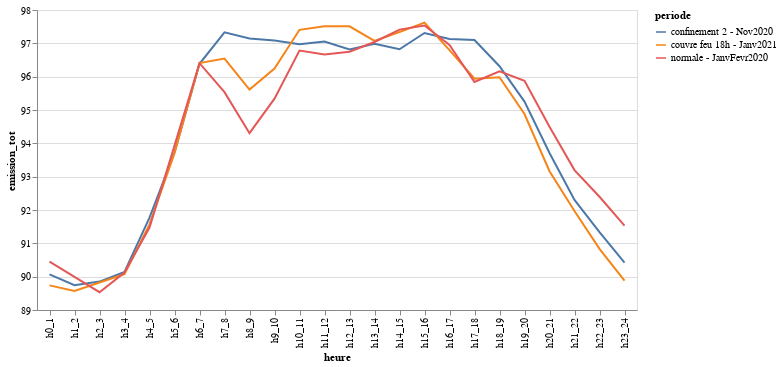

The notebook cell this image was saved under:
### Code cell
chartCompEmission

### Figure 1 — Vega-Lite specification as saved in the notebook (floating-point values rounded to 4 significant figures)
{"config": {"view": {"continuousWidth": 400, "continuousHeight": 300}}, "data": {"name": "data-ff423e49a909b7afe2b070e334831700"}, "mark": "line", "encoding": {"color": {"type": "nominal", "field": "periode"}, "x": {"type": "nominal", "field": "heure", "sort": ["h0_1", "h1_2", "h2_3", "h3_4", "h4_5", "h5_6", "h6_7", "h7_8", "h8_9", "h9_10", "h10_11", "h11_12", "h12_13", "h13_14", "h14_15", "h15_16", "h16_17", "h17_18", "h18_19", "h19_20", "h20_21", "h21_22", "h22_23", "h23_24"]}, "y": {"type": "quantitative", "field": "emission_tot", "scale": {"zero": false}}}, "width": 600, "$schema": "https://vega.github.io/schema/vega-lite/v4.8.1.json", "datasets": {"data-ff423e49a909b7afe2b070e334831700": [{"heure": "h0_1", "typeJour": "JO", "emissionExter": 87.21, "nbVehVLExter": 140.2, "nbVehPLExter": 220.8, "vMoyExter": 82.95, "emissionInter": 86.9, "nbVehVLInter": 124.6, "nbVehPLInter": 174.0, "vMoyInter": 89.55, "emission_tot": 90.07, "periode": "confinement 2 - Nov2020"}, {"heure": "h10_11", "typeJour": "JO", "emissionExter": 93.84, "nbVehVLExter": 2056.0, "nbVehPLExter": 863.2, "vMoyExter": 81.21, "emissionInter": 94.08, "nbVehVLInter": 2066.0, "nbVehPLInter": 780.0, "vMoyInter": 86.59, "emission_tot": 96.97, "periode": "confinement 2 - Nov2020"}, {"heure": "h11_12", "typeJour": "JO", "emissionExter": 94.06, "nbVehVLExter": 2217.0, "nbVehPLExter": 876.2, "vMoyExter": 81.98, "emissionInter": 94.03, "nbVehVLInter": 2048.0, "nbVehPLInter": 763.8, "vMoyInter": 86.88, "emission_tot": 97.06, "periode": "confinement 2 - Nov2020"}, {"heure": "h12_13", "typeJour": "JO", "emissionExter": 94.07, "nbVehVLExter": 2414.0, "nbVehPLExter": 814.0, "vMoyExter": 83.32, "emissionInter": 93.52, "nbVehVLInter": 2148.0, "nbVehPLInter": 683.2, "vMoyInter": 84.64, "emission_tot": 96.82, "periode": "confinement 2 - Nov2020"}, {"heure": "h13_14", "typeJour": "JO", "emissionExter": 94.01, "nbVehVLExter": 2397.0, "nbVehPLExter": 780.0, "vMoyExter": 84.08, "emissionInter": 93.94, "nbVehVLInter": 2226.0, "nbVehPLInter": 716.2, "vMoyInter": 86.84, "emission_tot": 96.98, "periode": "confinement 2 - Nov2020"}, {"heure": "h14_15", "typeJour": "JO", "emissionExter": 93.55, "nbVehVLExter": 2412.0, "nbVehPLExter": 857.2, "vMoyExter": 77.03, "emissionInter": 94.06, "nbVehVLInter": 2273.0, "nbVehPLInter": 728.8, "vMoyInter": 87.28, "emission_tot": 96.82, "periode": "confinement 2 - Nov2020"}, {"heure": "h15_16", "typeJour": "JO", "emissionExter": 94.44, "nbVehVLExter": 2805.0, "nbVehPLExter": 905.8, "vMoyExter": 81.88, "emissionInter": 94.16, "nbVehVLInter": 2411.0, "nbVehPLInter": 722.6, "vMoyInter": 87.68, "emission_tot": 97.31, "periode": "confinement 2 - Nov2020"}, {"heure": "h16_17", "typeJour": "JO", "emissionExter": 93.98, "nbVehVLExter": 3338.0, "nbVehPLExter": 889.8, "vMoyExter": 75.92, "emissionInter": 94.25, "nbVehVLInter": 2966.0, "nbVehPLInter": 649.4, "vMoyInter": 88.44, "emission_tot": 97.13, "periode": "confinement 2 - Nov2020"}, {"heure": "h17_18", "typeJour": "JO", "emissionExter": 94.18, "nbVehVLExter": 3636.0, "nbVehPLExter": 804.2, "vMoyExter": 78.93, "emissionInter": 94.0, "nbVehVLInter": 3362.0, "nbVehPLInter": 544.4, "vMoyInter": 87.93, "emission_tot": 97.1, "periode": "confinement 2 - Nov2020"}, {"heure": "h18_19", "typeJour": "JO", "emissionExter": 93.3, "nbVehVLExter": 3084.0, "nbVehPLExter": 578.0, "vMoyExter": 81.34, "emissionInter": 93.3, "nbVehVLInter": 2854.0, "nbVehPLInter": 436.0, "vMoyInter": 89.46, "emission_tot": 96.31, "periode": "confinement 2 - Nov2020"}, {"heure": "h19_20", "typeJour": "JO", "emissionExter": 92.3, "nbVehVLExter": 1877.0, "nbVehPLExter": 485.8, "vMoyExter": 84.29, "emissionInter": 92.18, "nbVehVLInter": 1820.0, "nbVehPLInter": 371.2, "vMoyInter": 90.86, "emission_tot": 95.25, "periode": "confinement 2 - Nov2020"}, {"heure": "h1_2", "typeJour": "JO", "emissionExter": 86.58, "nbVehVLExter": 96.0, "nbVehPLExter": 203.4, "vMoyExter": 81.28, "emissionInter": 86.88, "nbVehVLInter": 102.4, "nbVehPLInter": 176.0, "vMoyInter": 89.63, "emission_tot": 89.74, "periode": "confinement 2 - Nov2020"}, {"heure": "h20_21", "typeJour": "JO", "emissionExter": 90.62, "nbVehVLExter": 988.0, "nbVehPLExter": 357.6, "vMoyExter": 85.32, "emissionInter": 90.78, "nbVehVLInter": 987.0, "nbVehPLInter": 314.6, "vMoyInter": 91.0, "emission_tot": 93.71, "periode": "confinement 2 - Nov2020"}, {"heure": "h21_22", "typeJour": "JO", "emissionExter": 89.52, "nbVehVLExter": 549.6, "nbVehPLExter": 312.4, "vMoyExter": 84.95, "emissionInter": 89.05, "nbVehVLInter": 544.0, "nbVehPLInter": 227.4, "vMoyInter": 91.01, "emission_tot": 92.3, "periode": "confinement 2 - Nov2020"}, {"heure": "h22_23", "typeJour": "JO", "emissionExter": 88.73, "nbVehVLExter": 397.2, "nbVehPLExter": 268.8, "vMoyExter": 84.96, "emissionInter": 87.89, "nbVehVLInter": 324.4, "nbVehPLInter": 186.0, "vMoyInter": 91.21, "emission_tot": 91.34, "periode": "confinement 2 - Nov2020"}, {"heure": "h23_24", "typeJour": "JO", "emissionExter": 87.54, "nbVehVLExter": 229.0, "nbVehPLExter": 227.4, "vMoyExter": 82.9, "emissionInter": 87.28, "nbVehVLInter": 213.2, "nbVehPLInter": 174.0, "vMoyInter": 90.66, "emission_tot": 90.42, "periode": "confinement 2 - Nov2020"}, {"heure": "h2_3", "typeJour": "JO", "emissionExter": 85.98, "nbVehVLExter": 112.8, "nbVehPLExter": 170.2, "vMoyExter": 81.87, "emissionInter": 87.56, "nbVehVLInter": 112.2, "nbVehPLInter": 207.4, "vMoyInter": 89.54, "emission_tot": 89.85, "periode": "confinement 2 - Nov2020"}, {"heure": "h3_4", "typeJour": "JO", "emissionExter": 86.02, "nbVehVLExter": 116.8, "nbVehPLExter": 169.4, "vMoyExter": 82.24, "emissionInter": 88.02, "nbVehVLInter": 171.2, "nbVehPLInter": 227.6, "vMoyInter": 88.92, "emission_tot": 90.14, "periode": "confinement 2 - Nov2020"}, {"heure": "h4_5", "typeJour": "JO", "emissionExter": 87.25, "nbVehVLExter": 208.2, "nbVehPLExter": 211.8, "vMoyExter": 83.15, "emissionInter": 89.88, "nbVehVLInter": 359.6, "nbVehPLInter": 327.8, "vMoyInter": 89.84, "emission_tot": 91.77, "periode": "confinement 2 - Nov2020"}, {"heure": "h5_6", "typeJour": "JO", "emissionExter": 89.43, "nbVehVLExter": 480.2, "nbVehPLExter": 323.6, "vMoyExter": 83.91, "emissionInter": 91.71, "nbVehVLInter": 704.2, "nbVehPLInter": 497.6, "vMoyInter": 88.24, "emission_tot": 93.73, "periode": "confinement 2 - Nov2020"}, {"heure": "h6_7", "typeJour": "JO", "emissionExter": 91.81, "nbVehVLExter": 1261.0, "nbVehPLExter": 496.6, "vMoyExter": 84.01, "emissionInter": 94.52, "nbVehVLInter": 2376.0, "nbVehPLInter": 827.4, "vMoyInter": 87.48, "emission_tot": 96.39, "periode": "confinement 2 - Nov2020"}, {"heure": "h7_8", "typeJour": "JO", "emissionExter": 93.85, "nbVehVLExter": 2987.0, "nbVehPLExter": 712.4, "vMoyExter": 81.89, "emissionInter": 94.75, "nbVehVLInter": 3288.0, "nbVehPLInter": 807.6, "vMoyInter": 85.84, "emission_tot": 97.33, "periode": "confinement 2 - Nov2020"}, {"heure": "h8_9", "typeJour": "JO", "emissionExter": 94.19, "nbVehVLExter": 3461.0, "nbVehPLExter": 717.8, "vMoyExter": 82.58, "emissionInter": 94.09, "nbVehVLInter": 2521.0, "nbVehPLInter": 677.2, "vMoyInter": 88.23, "emission_tot": 97.15, "periode": "confinement 2 - Nov2020"}, {"heure": "h9_10", "typeJour": "JO", "emissionExter": 93.95, "nbVehVLExter": 2269.0, "nbVehPLExter": 827.8, "vMoyExter": 82.43, "emissionInter": 94.19, "nbVehVLInter": 2163.0, "nbVehPLInter": 801.4, "vMoyInter": 86.31, "emission_tot": 97.09, "periode": "confinement 2 - Nov2020"}, {"heure": "h0_1", "typeJour": "JO", "emissionExter": 86.84, "nbVehVLExter": 109.6, "nbVehPLExter": 217.0, "vMoyExter": 80.92, "emissionInter": 86.61, "nbVehVLInter": 101.4, "nbVehPLInter": 171.2, "vMoyInter": 88.05, "emission_tot": 89.74, "periode": "couvre feu 18h - Janv2021"}, {"heure": "h10_11", "typeJour": "JO", "emissionExter": 94.22, "nbVehVLExter": 2740.0, "nbVehPLExter": 859.8, "vMoyExter": 81.61, "emissionInter": 94.56, "nbVehVLInter": 2891.0, "nbVehPLInter": 831.6, "vMoyInter": 85.05, "emission_tot": 97.41, "periode": "couvre feu 18h - Janv2021"}, {"heure": "h11_12", "typeJour": "JO", "emissionExter": 94.38, "nbVehVLExter": 2916.0, "nbVehPLExter": 870.4, "vMoyExter": 81.96, "emissionInter": 94.62, "nbVehVLInter": 2806.0, "nbVehPLInter": 786.2, "vMoyInter": 87.74, "emission_tot": 97.52, "periode": "couvre feu 18h - Janv2021"}, {"heure": "h12_13", "typeJour": "JO", "emissionExter": 94.31, "nbVehVLExter": 3081.0, "nbVehPLExter": 806.2, "vMoyExter": 82.57, "emissionInter": 94.69, "nbVehVLInter": 3048.0, "nbVehPLInter": 739.8, "vMoyInter": 88.83, "emission_tot": 97.51, "periode": "couvre feu 18h - Janv2021"}, {"heure": "h13_14", "typeJour": "JO", "emissionExter": 93.38, "nbVehVLExter": 2935.0, "nbVehPLExter": 718.4, "vMoyExter": 77.64, "emissionInter": 94.65, "nbVehVLInter": 3113.0, "nbVehPLInter": 741.2, "vMoyInter": 88.1, "emission_tot": 97.07, "periode": "couvre feu 18h - Janv2021"}, {"heure": "h14_15", "typeJour": "JO", "emissionExter": 93.88, "nbVehVLExter": 3002.0, "nbVehPLExter": 844.0, "vMoyExter": 77.72, "emissionInter": 94.74, "nbVehVLInter": 3219.0, "nbVehPLInter": 762.2, "vMoyInter": 87.67, "emission_tot": 97.34, "periode": "couvre feu 18h - Janv2021"}, {"heure": "h15_16", "typeJour": "JO", "emissionExter": 94.65, "nbVehVLExter": 3650.0, "nbVehPLExter": 877.4, "vMoyExter": 81.03, "emissionInter": 94.57, "nbVehVLInter": 3216.0, "nbVehPLInter": 702.0, "vMoyInter": 88.21, "emission_tot": 97.62, "periode": "couvre feu 18h - Janv2021"}, {"heure": "h16_17", "typeJour": "JO", "emissionExter": 93.09, "nbVehVLExter": 4157.0, "nbVehPLExter": 829.8, "vMoyExter": 66.76, "emissionInter": 94.39, "nbVehVLInter": 3663.0, "nbVehPLInter": 621.8, "vMoyInter": 86.97, "emission_tot": 96.8, "periode": "couvre feu 18h - Janv2021"}, {"heure": "h17_18", "typeJour": "JO", "emissionExter": 92.29, "nbVehVLExter": 4036.0, "nbVehPLExter": 664.4, "vMoyExter": 65.05, "emissionInter": 93.49, "nbVehVLInter": 3603.0, "nbVehPLInter": 520.6, "vMoyInter": 82.43, "emission_tot": 95.94, "periode": "couvre feu 18h - Janv2021"}, {"heure": "h18_19", "typeJour": "JO", "emissionExter": 93.42, "nbVehVLExter": 3289.0, "nbVehPLExter": 658.2, "vMoyExter": 78.34, "emissionInter": 92.48, "nbVehVLInter": 2388.0, "nbVehPLInter": 403.8, "vMoyInter": 86.53, "emission_tot": 95.98, "periode": "couvre feu 18h - Janv2021"}, {"heure": "h19_20", "typeJour": "JO", "emissionExter": 92.05, "nbVehVLExter": 1361.0, "nbVehPLExter": 553.2, "vMoyExter": 82.2, "emissionInter": 91.68, "nbVehVLInter": 1362.0, "nbVehPLInter": 373.2, "vMoyInter": 90.39, "emission_tot": 94.88, "periode": "couvre feu 18h - Janv2021"}, {"heure": "h1_2", "typeJour": "JO", "emissionExter": 86.08, "nbVehVLExter": 85.6, "nbVehPLExter": 181.0, "vMoyExter": 81.26, "emissionInter": 87.0, "nbVehVLInter": 100.0, "nbVehPLInter": 185.8, "vMoyInter": 88.69, "emission_tot": 89.57, "periode": "couvre feu 18h - Janv2021"}, {"heure": "h20_21", "typeJour": "JO", "emissionExter": 89.98, "nbVehVLExter": 667.0, "nbVehPLExter": 351.0, "vMoyExter": 83.8, "emissionInter": 90.32, "nbVehVLInter": 722.4, "nbVehPLInter": 318.6, "vMoyInter": 89.61, "emission_tot": 93.16, "periode": "couvre feu 18h - Janv2021"}, {"heure": "h21_22", "typeJour": "JO", "emissionExter": 89.01, "nbVehVLExter": 375.6, "nbVehPLExter": 300.4, "vMoyExter": 84.17, "emissionInter": 88.9, "nbVehVLInter": 403.0, "nbVehPLInter": 247.6, "vMoyInter": 89.5, "emission_tot": 91.97, "periode": "couvre feu 18h - Janv2021"}, {"heure": "h22_23", "typeJour": "JO", "emissionExter": 87.92, "nbVehVLExter": 267.2, "nbVehPLExter": 256.2, "vMoyExter": 81.43, "emissionInter": 87.73, "nbVehVLInter": 223.6, "nbVehPLInter": 206.4, "vMoyInter": 88.4, "emission_tot": 90.84, "periode": "couvre feu 18h - Janv2021"}, {"heure": "h23_24", "typeJour": "JO", "emissionExter": 86.6, "nbVehVLExter": 149.0, "nbVehPLExter": 193.2, "vMoyExter": 81.89, "emissionInter": 87.13, "nbVehVLInter": 158.0, "nbVehPLInter": 181.2, "vMoyInter": 89.21, "emission_tot": 89.88, "periode": "couvre feu 18h - Janv2021"}, {"heure": "h2_3", "typeJour": "JO", "emissionExter": 85.73, "nbVehVLExter": 91.4, "nbVehPLExter": 168.2, "vMoyExter": 80.63, "emissionInter": 87.68, "nbVehVLInter": 104.6, "nbVehPLInter": 223.4, "vMoyInter": 87.94, "emission_tot": 89.82, "periode": "couvre feu 18h - Janv2021"}, {"heure": "h3_4", "typeJour": "JO", "emissionExter": 86.02, "nbVehVLExter": 113.8, "nbVehPLExter": 178.4, "vMoyExter": 80.46, "emissionInter": 87.9, "nbVehVLInter": 161.4, "nbVehPLInter": 226.0, "vMoyInter": 88.26, "emission_tot": 90.07, "periode": "couvre feu 18h - Janv2021"}, {"heure": "h4_5", "typeJour": "JO", "emissionExter": 86.98, "nbVehVLExter": 204.8, "nbVehPLExter": 207.4, "vMoyExter": 81.45, "emissionInter": 89.72, "nbVehVLInter": 305.8, "nbVehPLInter": 331.8, "vMoyInter": 88.55, "emission_tot": 91.57, "periode": "couvre feu 18h - Janv2021"}, {"heure": "h5_6", "typeJour": "JO", "emissionExter": 89.25, "nbVehVLExter": 422.2, "nbVehPLExter": 332.8, "vMoyExter": 82.1, "emissionInter": 91.78, "nbVehVLInter": 666.2, "nbVehPLInter": 518.0, "vMoyInter": 87.88, "emission_tot": 93.7, "periode": "couvre feu 18h - Janv2021"}, {"heure": "h6_7", "typeJour": "JO", "emissionExter": 91.8, "nbVehVLExter": 1277.0, "nbVehPLExter": 513.4, "vMoyExter": 82.77, "emissionInter": 94.56, "nbVehVLInter": 2480.0, "nbVehPLInter": 834.6, "vMoyInter": 87.01, "emission_tot": 96.41, "periode": "couvre feu 18h - Janv2021"}, {"heure": "h7_8", "typeJour": "JO", "emissionExter": 93.59, "nbVehVLExter": 3144.0, "nbVehPLExter": 648.4, "vMoyExter": 81.02, "emissionInter": 93.47, "nbVehVLInter": 3276.0, "nbVehPLInter": 720.2, "vMoyInter": 76.75, "emission_tot": 96.54, "periode": "couvre feu 18h - Janv2021"}, {"heure": "h8_9", "typeJour": "JO", "emissionExter": 94.08, "nbVehVLExter": 3848.0, "nbVehPLExter": 655.8, "vMoyExter": 81.8, "emissionInter": 90.34, "nbVehVLInter": 2018.0, "nbVehPLInter": 557.8, "vMoyInter": 62.84, "emission_tot": 95.61, "periode": "couvre feu 18h - Janv2021"}, {"heure": "h9_10", "typeJour": "JO", "emissionExter": 94.03, "nbVehVLExter": 2814.0, "nbVehPLExter": 790.2, "vMoyExter": 81.76, "emissionInter": 92.26, "nbVehVLInter": 2363.0, "nbVehPLInter": 731.8, "vMoyInter": 70.18, "emission_tot": 96.24, "periode": "couvre feu 18h - Janv2021"}, {"heure": "h0_1", "typeJour": "JO", "emissionExter": 87.49, "nbVehVLExter": 289.0, "nbVehPLExter": 220.8, "vMoyExter": 82.13, "emissionInter": 87.39, "nbVehVLInter": 250.2, "nbVehPLInter": 187.6, "vMoyInter": 87.84, "emission_tot": 90.45, "periode": "normale - JanvFevr2020"}, {"heure": "h10_11", "typeJour": "JO", "emissionExter": 93.24, "nbVehVLExter": 2271.0, "nbVehPLExter": 777.4, "vMoyExter": 77.64, "emissionInter": 94.25, "nbVehVLInter": 2588.0, "nbVehPLInter": 849.2, "vMoyInter": 82.94, "emission_tot": 96.78, "periode": "normale - JanvFevr2020"}, {"heure": "h11_12", "typeJour": "JO", "emissionExter": 93.2, "nbVehVLExter": 2324.0, "nbVehPLExter": 759.6, "vMoyExter": 77.65, "emissionInter": 94.07, "nbVehVLInter": 2648.0, "nbVehPLInter": 818.8, "vMoyInter": 81.97, "emission_tot": 96.67, "periode": "normale - JanvFevr2020"}, {"heure": "h12_13", "typeJour": "JO", "emissionExter": 93.11, "nbVehVLExter": 2389.0, "nbVehPLExter": 687.2, "vMoyExter": 79.16, "emissionInter": 94.28, "nbVehVLInter": 2840.0, "nbVehPLInter": 714.6, "vMoyInter": 86.85, "emission_tot": 96.75, "periode": "normale - JanvFevr2020"}, {"heure": "h13_14", "typeJour": "JO", "emissionExter": 93.71, "nbVehVLExter": 2761.0, "nbVehPLExter": 805.0, "vMoyExter": 78.52, "emissionInter": 94.33, "nbVehVLInter": 2707.0, "nbVehPLInter": 730.4, "vMoyInter": 87.44, "emission_tot": 97.04, "periode": "normale - JanvFevr2020"}, {"heure": "h14_15", "typeJour": "JO", "emissionExter": 94.39, "nbVehVLExter": 3167.0, "nbVehPLExter": 874.4, "vMoyExter": 80.75, "emissionInter": 94.42, "nbVehVLInter": 2967.0, "nbVehPLInter": 734.0, "vMoyInter": 86.75, "emission_tot": 97.41, "periode": "normale - JanvFevr2020"}, {"heure": "h15_16", "typeJour": "JO", "emissionExter": 94.66, "nbVehVLExter": 3516.0, "nbVehPLExter": 911.6, "vMoyExter": 80.71, "emissionInter": 94.39, "nbVehVLInter": 3074.0, "nbVehPLInter": 702.4, "vMoyInter": 87.11, "emission_tot": 97.54, "periode": "normale - JanvFevr2020"}, {"heure": "h16_17", "typeJour": "JO", "emissionExter": 93.35, "nbVehVLExter": 4091.0, "nbVehPLExter": 764.6, "vMoyExter": 70.86, "emissionInter": 94.45, "nbVehVLInter": 3580.0, "nbVehPLInter": 630.6, "vMoyInter": 87.77, "emission_tot": 96.95, "periode": "normale - JanvFevr2020"}, {"heure": "h17_18", "typeJour": "JO", "emissionExter": 92.16, "nbVehVLExter": 4027.0, "nbVehPLExter": 619.4, "vMoyExter": 65.36, "emissionInter": 93.4, "nbVehVLInter": 3618.0, "nbVehPLInter": 484.4, "vMoyInter": 83.04, "emission_tot": 95.84, "periode": "normale - JanvFevr2020"}, {"heure": "h18_19", "typeJour": "JO", "emissionExter": 93.07, "nbVehVLExter": 3660.0, "nbVehPLExter": 538.2, "vMoyExter": 77.54, "emissionInter": 93.22, "nbVehVLInter": 3295.0, "nbVehPLInter": 399.4, "vMoyInter": 87.3, "emission_tot": 96.16, "periode": "normale - JanvFevr2020"}, {"heure": "h19_20", "typeJour": "JO", "emissionExter": 92.93, "nbVehVLExter": 2840.0, "nbVehPLExter": 531.6, "vMoyExter": 81.24, "emissionInter": 92.79, "nbVehVLInter": 2661.0, "nbVehPLInter": 378.4, "vMoyInter": 88.99, "emission_tot": 95.87, "periode": "normale - JanvFevr2020"}, {"heure": "h1_2", "typeJour": "JO", "emissionExter": 86.56, "nbVehVLExter": 176.2, "nbVehPLExter": 192.2, "vMoyExter": 81.05, "emissionInter": 87.36, "nbVehVLInter": 145.2, "nbVehPLInter": 203.6, "vMoyInter": 87.38, "emission_tot": 89.99, "periode": "normale - JanvFevr2020"}, {"heure": "h20_21", "typeJour": "JO", "emissionExter": 91.44, "nbVehVLExter": 1732.0, "nbVehPLExter": 397.4, "vMoyExter": 82.47, "emissionInter": 91.54, "nbVehVLInter": 1638.0, "nbVehPLInter": 328.6, "vMoyInter": 89.43, "emission_tot": 94.5, "periode": "normale - JanvFevr2020"}, {"heure": "h21_22", "typeJour": "JO", "emissionExter": 89.95, "nbVehVLExter": 1034.0, "nbVehPLExter": 301.8, "vMoyExter": 83.22, "emissionInter": 90.41, "nbVehVLInter": 1006.0, "nbVehPLInter": 291.2, "vMoyInter": 89.27, "emission_tot": 93.2, "periode": "normale - JanvFevr2020"}, {"heure": "h22_23", "typeJour": "JO", "emissionExter": 89.5, "nbVehVLExter": 979.8, "nbVehPLExter": 264.4, "vMoyExter": 83.37, "emissionInter": 89.27, "nbVehVLInter": 732.2, "nbVehPLInter": 232.8, "vMoyInter": 88.81, "emission_tot": 92.4, "periode": "normale - JanvFevr2020"}, {"heure": "h23_24", "typeJour": "JO", "emissionExter": 88.51, "nbVehVLExter": 645.4, "nbVehPLExter": 233.8, "vMoyExter": 82.77, "emissionInter": 88.53, "nbVehVLInter": 509.0, "nbVehPLInter": 209.6, "vMoyInter": 89.2, "emission_tot": 91.53, "periode": "normale - JanvFevr2020"}, {"heure": "h2_3", "typeJour": "JO", "emissionExter": 85.25, "nbVehVLExter": 132.2, "nbVehPLExter": 176.2, "vMoyExter": 73.57, "emissionInter": 87.51, "nbVehVLInter": 155.8, "nbVehPLInter": 224.6, "vMoyInter": 84.76, "emission_tot": 89.53, "periode": "normale - JanvFevr2020"}, {"heure": "h3_4", "typeJour": "JO", "emissionExter": 85.81, "nbVehVLExter": 149.6, "nbVehPLExter": 167.6, "vMoyExter": 79.68, "emissionInter": 88.11, "nbVehVLInter": 181.0, "nbVehPLInter": 248.6, "vMoyInter": 86.16, "emission_tot": 90.12, "periode": "normale - JanvFevr2020"}, {"heure": "h4_5", "typeJour": "JO", "emissionExter": 86.83, "nbVehVLExter": 228.8, "nbVehPLExter": 222.0, "vMoyExter": 77.24, "emissionInter": 89.65, "nbVehVLInter": 347.4, "nbVehPLInter": 335.0, "vMoyInter": 86.87, "emission_tot": 91.48, "periode": "normale - JanvFevr2020"}, {"heure": "h5_6", "typeJour": "JO", "emissionExter": 89.39, "nbVehVLExter": 472.2, "nbVehPLExter": 340.4, "vMoyExter": 81.89, "emissionInter": 92.06, "nbVehVLInter": 751.8, "nbVehPLInter": 567.0, "vMoyInter": 86.55, "emission_tot": 93.93, "periode": "normale - JanvFevr2020"}, {"heure": "h6_7", "typeJour": "JO", "emissionExter": 91.79, "nbVehVLExter": 1294.0, "nbVehPLExter": 516.0, "vMoyExter": 82.38, "emissionInter": 94.56, "nbVehVLInter": 2975.0, "nbVehPLInter": 840.2, "vMoyInter": 84.38, "emission_tot": 96.4, "periode": "normale - JanvFevr2020"}, {"heure": "h7_8", "typeJour": "JO", "emissionExter": 92.87, "nbVehVLExter": 3062.0, "nbVehPLExter": 568.4, "vMoyExter": 77.87, "emissionInter": 92.14, "nbVehVLInter": 2374.0, "nbVehPLInter": 513.0, "vMoyInter": 77.79, "emission_tot": 95.53, "periode": "normale - JanvFevr2020"}, {"heure": "h8_9", "typeJour": "JO", "emissionExter": 90.54, "nbVehVLExter": 3196.0, "nbVehPLExter": 546.8, "vMoyExter": 58.63, "emissionInter": 91.94, "nbVehVLInter": 1722.0, "nbVehPLInter": 464.2, "vMoyInter": 83.27, "emission_tot": 94.3, "periode": "normale - JanvFevr2020"}, {"heure": "h9_10", "typeJour": "JO", "emissionExter": 91.9, "nbVehVLExter": 2460.0, "nbVehPLExter": 729.8, "vMoyExter": 66.85, "emissionInter": 92.72, "nbVehVLInter": 2105.0, "nbVehPLInter": 649.8, "vMoyInter": 78.75, "emission_tot": 95.34, "periode": "normale - JanvFevr2020"}]}}
